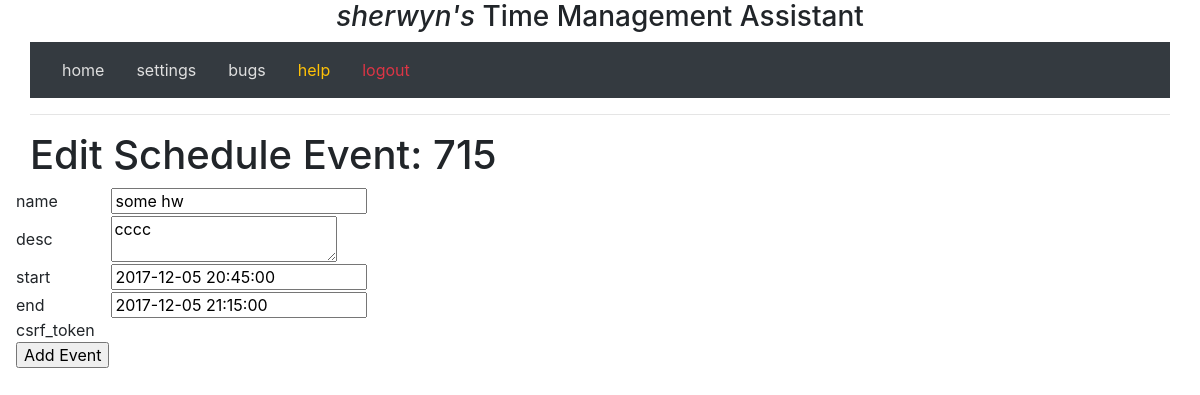
Page /edit_schedule_event/715 (signed in) on the earlier database version.
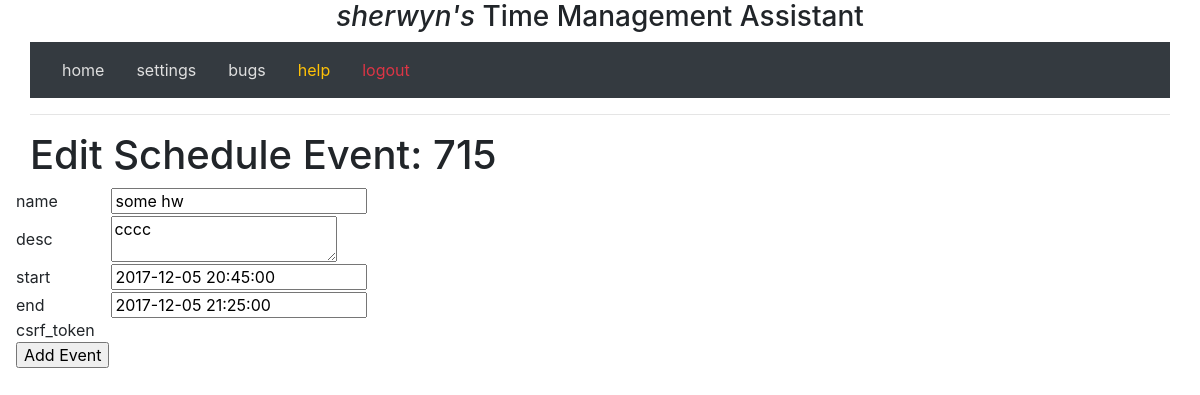
Same page on the later database version.
### project/models.py (models this page shows, shortened)
class User(UserMixin, db.Model):
    __tablename__ = 'users'
    id       = db.Column(db.Integer, primary_key=True, unique=True)
    nickname = db.Column(db.String(64), nullable=True, index=True, unique=False)
    email    = db.Column(db.String(256), nullable=False, unique=True)
    phone    = db.Column(db.String(256), nullable=True,index=True, unique=False)
    cellphone_provider = db.Column(db.String(256), nullable=True, index=True, unique=False)
    reminder_frequency = db.Column(db.Time, nullable=True, index=True, unique=False)
    last_reminder = db.Column(db.DateTime, nullable=True, index=True, unique=False)
    events  = db.relationship('UserEvent', backref='author', lazy='dynamic')
    scheduleevents = db.relationship('UserScheduleEvent', backref='author', lazy='dynamic')
    @property
    def is_authenticated(self):
        return True

class UserScheduleEvent(db.Model):
    __tablename__ = 'scheduleevents'
    user_id = db.Column(db.Integer, db.ForeignKey('users.id'))
    id = db.Column(db.Integer, primary_key=True)
    name = db.Column(db.String(128), nullable=True, index=True, unique=False)
    desc = db.Column(db.String(1024), nullable=True, index=True, unique=False)
    extra_info = db.Column(db.String(1024), nullable=True, index=True, unique=False)
    start = db.Column(db.DateTime)
    end = db.Column(db.DateTime)

### project/views.py (the view, shortened to what this page needs)
@app.route("/edit_schedule_event/<int:id>", methods=["GET", "POST"])
@login_required
def edit_schedule_event(id):
    event_query = current_user.scheduleevents.filter_by(id=id).first()
    if event_query == None:
        flash('ScheduleEvent ID: %i was not found' % id)
        return redirect(url_for('index'))
    form = EventForm(
                      name   = event_query.name
                     ,desc   = event_query.desc
                     ,start  = event_query.start
                     ,end    = event_query.end
                    )
    return render_template("edit_schedule_event.html", id=event_query.id, form=form)

### project/forms.py
class EventForm(FlaskForm):
    name  = StringField('Name', validators=[DataRequired()])
    desc  = TextAreaField('Description')
    start = DateTimeField('Start Date/Time')
    end   = DateTimeField('End Date/Time', validators=[Optional()])

### project/views.py (called while the page is built)
@login_manager.user_loader
def load_user(id):
    return User.query.get(int(id))

### project/templates/edit_schedule_event.html (shortened to what this page needs)
{% extends 'base.html' %}
{% block content %}
<h1>Edit Schedule Event: {{ id }}</h1>
<form action="" method="post" name="edit" class="editform">
    <div class="row">
    <div class="form-group rounded border-0">
        <table>
            {% for field in form %}
            <tr>
                <td>{{ field.name }}</td>
                <td>{{ field() }}</td>
            </tr>
            {% endfor %}
            <tr>
                <td><input type="submit" value="Add Event"></td>
            </tr>
        </table>
   </div>
</form>
{% endblock %}

### project/templates/base.html (shortened to what this page needs)
<html>
    <head>
        <link href="/static/css/bootstrap.min.css" rel="stylesheet" media="screen">
        <link href="/static/css/custom.css" rel="stylesheet" media="screen">
    </head>
    <body>
        <div class="container">
            <center><h3>{% if current_user.is_authenticated %}<span class="font-italic">{{ current_user.nickname }}'s </span>{% endif %}<span class="font-bold">Time Management Assistant</span></h3></center>
            <nav class="navbar navbar-expand-lg navbar-light bg-dark">
                <a class='nav-link' href="{{ url_for('index') }}">home</a>
                {% if current_user.is_authenticated %}
                <a class='nav-link' href="{{ url_for('edit') }}">settings</a>
                {% endif %}
                <a class='nav-link' href="https://gitreports.com/issue/ika-musuko/tma/">bugs</a>
                <a class='nav-link' href="{{ url_for('help') }}"><span class="text-warning">help</span></a>
                {% if current_user.is_authenticated %}
                <a class='nav-link' href="{{ url_for('logout') }}"><span class="text-danger">logout</span></a>
                {% else %}
                <a class='nav-link' href="{{ url_for('login') }}"><span class="text-success">login</span></a>
                {% endif %}
            </nav>
        <hr>
        <div class="container">
            <div class="content">
                {% block content %}
                {% endblock %}
            </div>
        </div>
    </body>
</html>

### project/static/css/custom.css (style rules this page uses)
.content { padding: 0px 0px; }
.container { border-radius: 6px; padding: 0px; }
.editform { display: block; }
.navbar a:link { color: #dfdfdf; text-decoration: none; }

Differences in the rows shown:
changed UserScheduleEvent "some hw": end "2017-12-05 21:15:00" → "2017-12-05 21:25:00"
